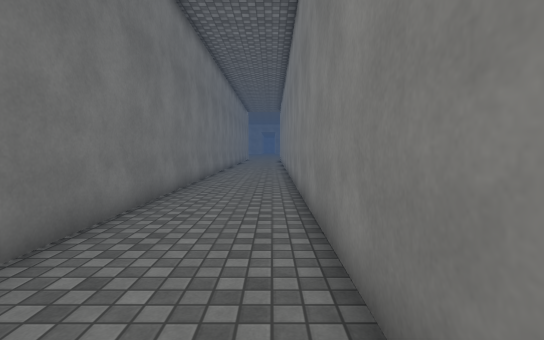
View 1 (above)

16 first-person views from a walk through a scene from a Unity 3-D project. The camera is 1.3 m above the floor, tilts 4° down and sees 85° across. The floor is counted in squares, 1 m on a side. Each view is taken from the middle of a square. On the plan, view 1 faces up. The plan holds only what a view shows up to about 14 squares ahead; the rest is blank. The place goes on beyond the plan. The player character is not drawn. Surface patterns are stand-ins for the level's own textures.

View 2
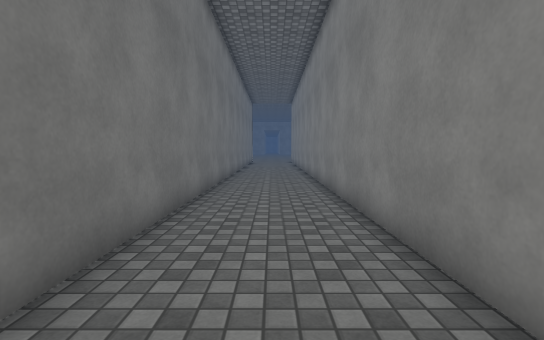

View 3
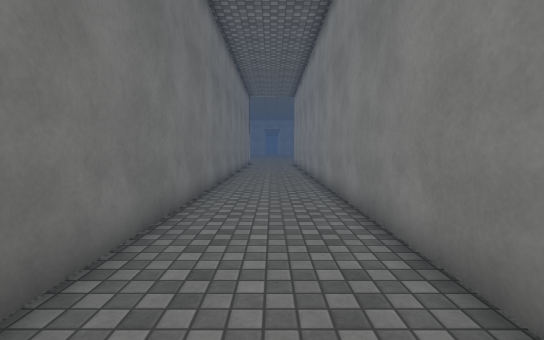

View 4
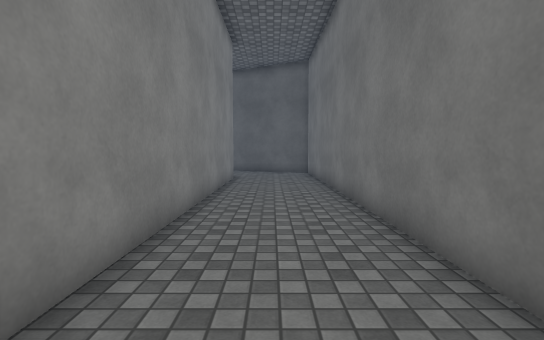

View 5
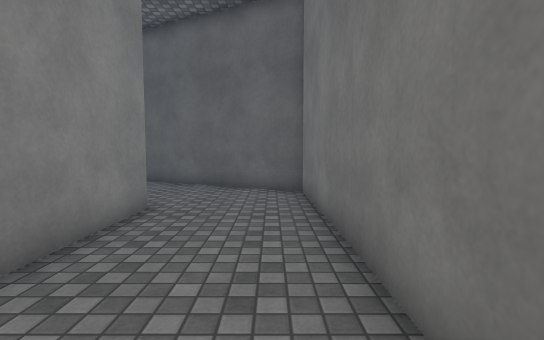

View 6
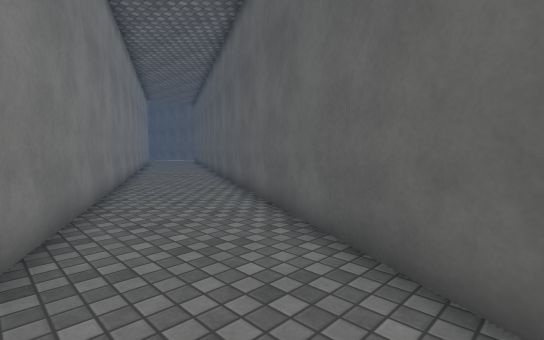

View 7
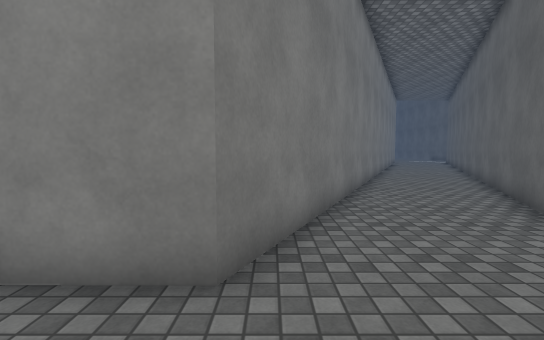

View 8
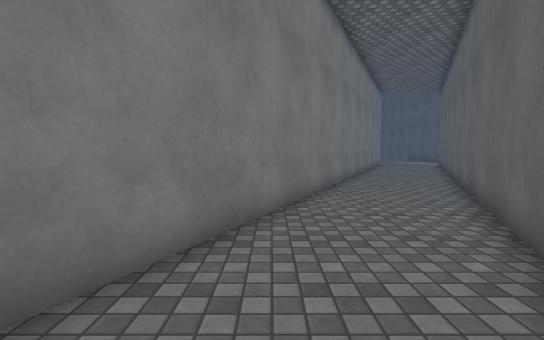

View 9
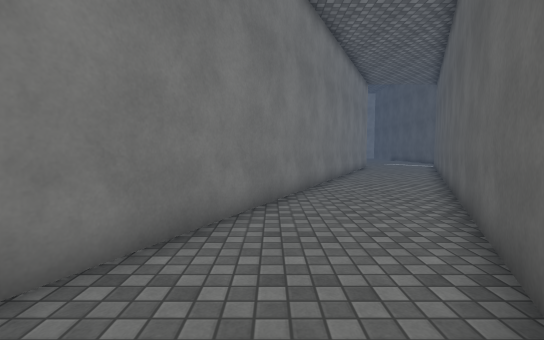

View 10
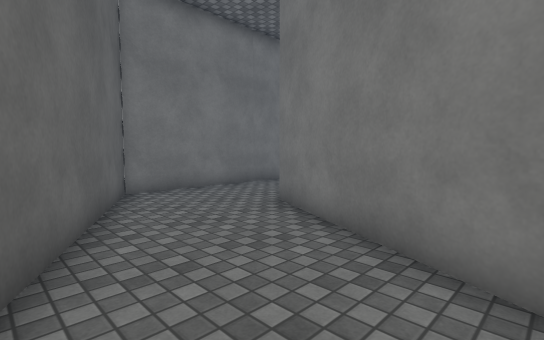

View 11
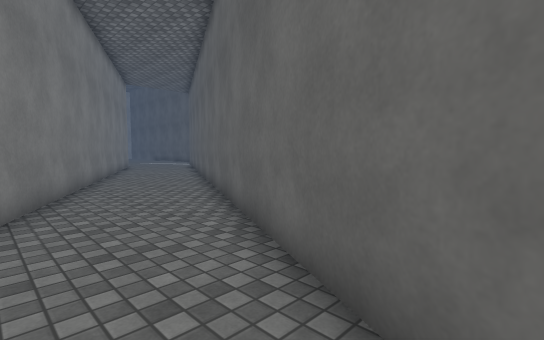

View 12
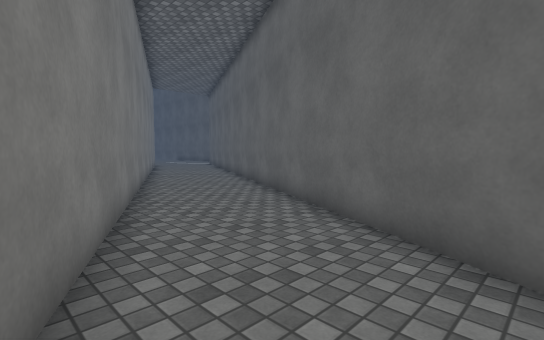

View 13
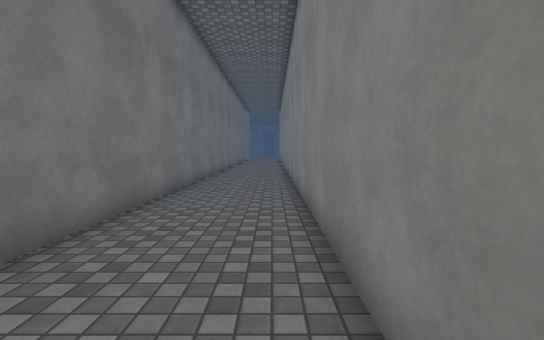

View 14
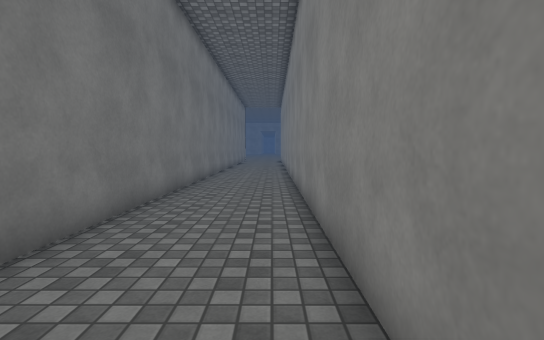

View 15
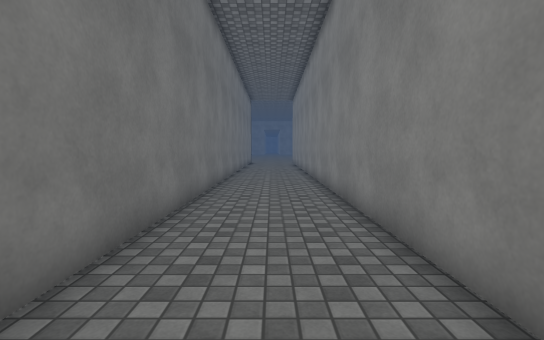

View 16
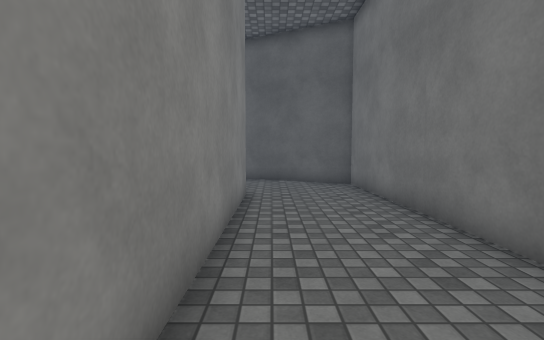

### Floor plan
Points are (right, up) in squares from view 1. A wall is a line through its corners. A room is listed if a view was taken in it or the views show most of it. See-through windows are left out.
Room 1 (views 1, 2, 3, 4, 5, 6, 7, 8, 9, 10, 11, 12, 13, 14, 15, 16)
walls: (-3.1, 25.1) (-3.1, -7) (12, -14.5); (19.4, -13.4) (0.8, -4.5) (0.9, 24.9)

Positions as (right, up) in squares from view 1, and headings:
1: (0, 0), facing up
2: (-1, 7), facing up
3: (-1, 11), facing up
4: (-1, 9), facing down
5: (-2, 2), facing down
6: (-2, -5), facing down-right
7: (-2, -5), facing right
8: (2, -8), facing right
9: (5, -10), facing right
10: (6, -10), facing up-left
11: (4, -9), facing down-right
12: (4, -7), facing down-right
13: (0, -2), facing up
14: (0, 4), facing up
15: (-1, 9), facing up
16: (0, 4), facing down
